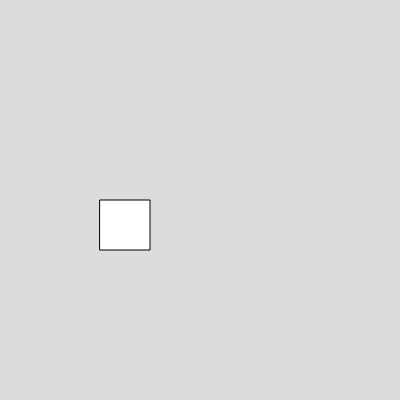
Frame 1 (no input)
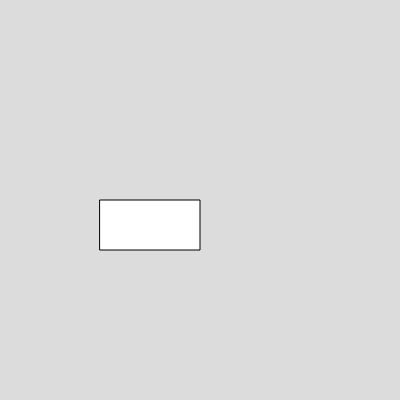
Frame 60 (no input)
Frame 120 (the mouse pressed at the canvas centre since frame 60): identical to frame 60, image omitted

The p5.js sketch that drew these frames (run headless with seeded random() and noise() and a simulated clock; from frame 60 on, the mouse is pressed at the canvas centre):

// p5.js sketch
// ── sketch.js
var box1;

function setup() {
  createCanvas(400, 400);
  box1 = new Box();
  
}

function draw() {
  background(220);
  box1.show();
  box1.set_width(100);
  
}
// ── box.js
class Box
  {
    constructor()
    {
      this.x =100;
      this.y = 200
      this.w = 50;
      this.h = 50;
    }
    
    show()
    {
      rect(this.x,this.y,this.w,this.h)
    }
    
    set_width(l)
    {
      this.w = l;
    }
  }
